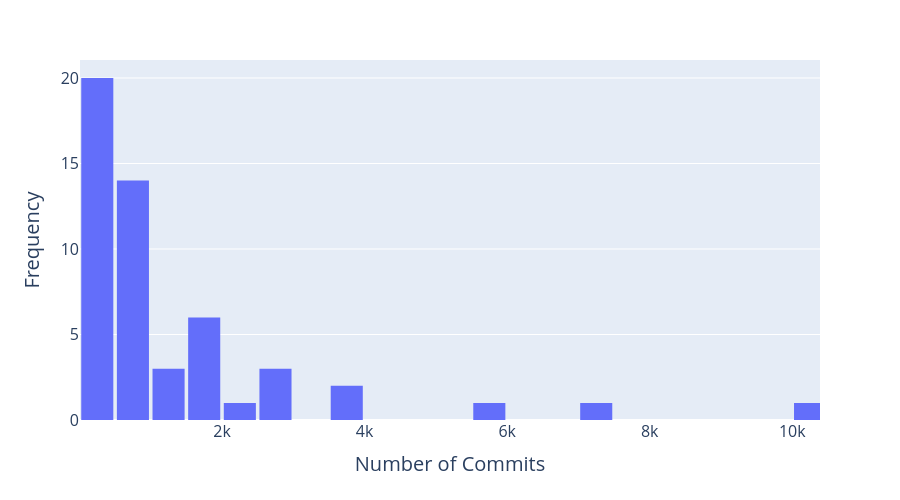

Here is the notebook cell this chart was saved with:
### Code cell
# import pandas as pd
# import plotly.express as px

# df = pd.read_csv("data/evaluation_harness_metadata_with_github_info.csv", encoding="utf-8")

# # Create histogram for forks
# fig = px.histogram(
#     df, 
#     x='commits',
#     nbins=50,  # Adjust number of bins as needed
# )

# # Customize the layout
# fig.update_layout(
#     xaxis_title="Number of Commits",
#     yaxis_title="Frequency",
#     height=500,
#     showlegend=False,
#     bargap=0.1,  # Add small gap between bars for better distinguishability
#     xaxis=dict(
#         title_font_size=20,
#         tickfont_size=16,
#         range=[df['commits'].min(), df['commits'].max()]  # Start x-axis from min value to avoid overlap at 0
#     ),
#     yaxis=dict(
#         title_font_size=20,
#         tickfont_size=16
#     )
# )

# fig.show()

### Figure 1 — Plotly figure (JSON) as saved in the notebook; plotly's stock layout.template omitted (floating-point values rounded to 4 significant figures)
{"data": [{"bingroup": "x", "hovertemplate": "commits=%{x}<br>count=%{y}<extra></extra>", "legendgroup": "", "marker": {"color": "#636efa", "pattern": {"shape": ""}}, "name": "", "nbinsx": 50, "orientation": "v", "showlegend": false, "type": "histogram", "x": [596.0, 1585.0, 420.0, 868.0, 489.0, 93.0, 920.0, 568.0, 7039.0, 207.0, 2562.0, 821.0, 688.0, 493.0, 973.0, 2697.0, 109.0, 10390.0, 5975.0, 7.0, 3509.0, 291.0, 107.0, 3848.0, 486.0, 35.0, 1461.0, 598.0, 957.0, 925.0, 1823.0, 679.0, 563.0, 1016.0, 690.0, 211.0, 259.0, 2936.0, 1835.0, 965.0, 63.0, 291.0, 233.0, 191.0, 158.0, 22.0, 1570.0, 2324.0, 1605.0, 306.0, 1059.0, 1560.0], "xaxis": "x", "yaxis": "y"}], "layout": {"bargap": 0.1, "barmode": "relative", "height": 500, "legend": {"tracegroupgap": 0}, "margin": {"t": 60}, "showlegend": false, "xaxis": {"anchor": "y", "domain": [0, 1], "range": [7, 10389], "tickfont": {"size": 16}, "title": {"font": {"size": 20}, "text": "Number of Commits"}}, "yaxis": {"anchor": "x", "domain": [0, 1], "tickfont": {"size": 16}, "title": {"font": {"size": 20}, "text": "Frequency"}}}}
